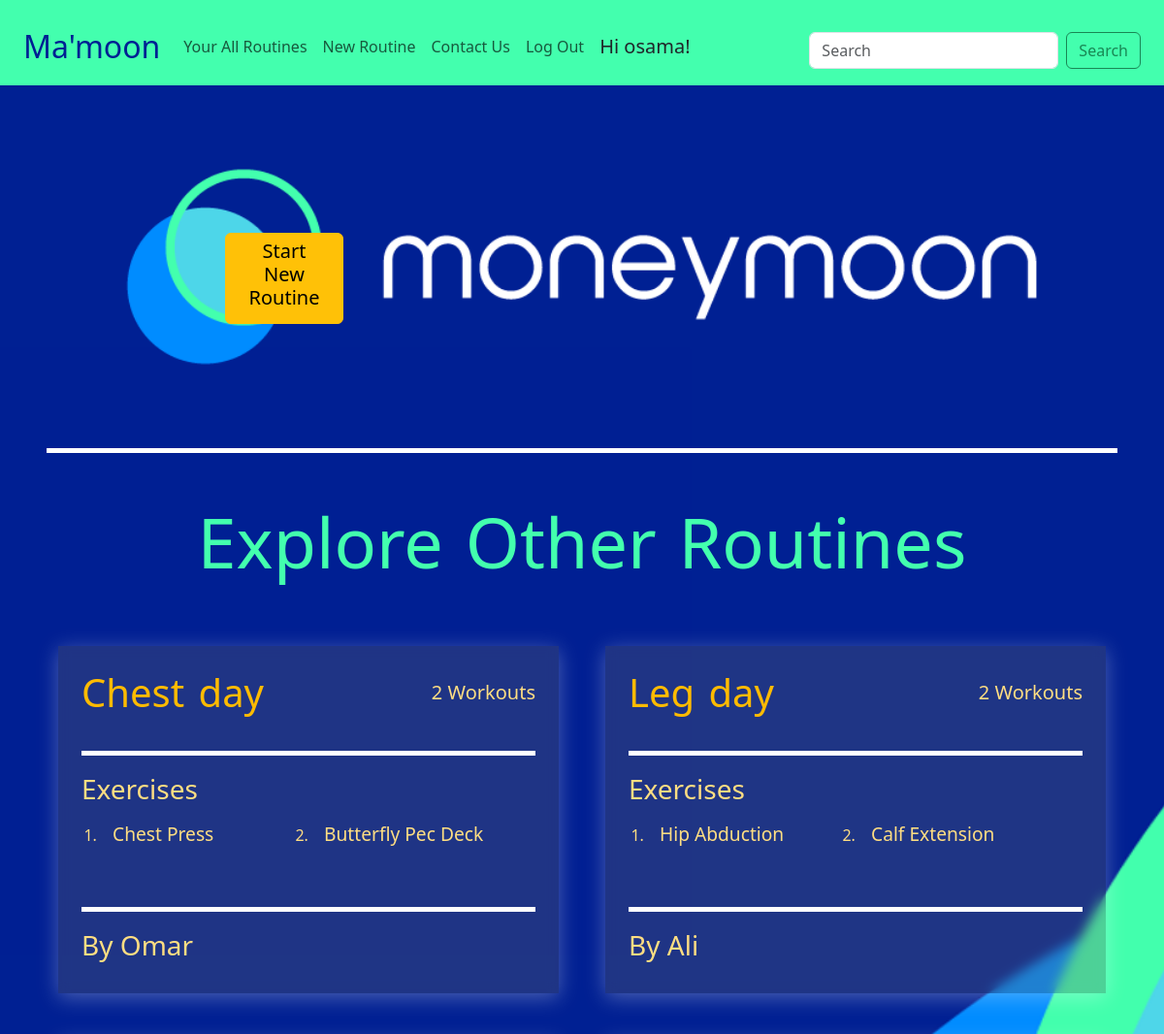
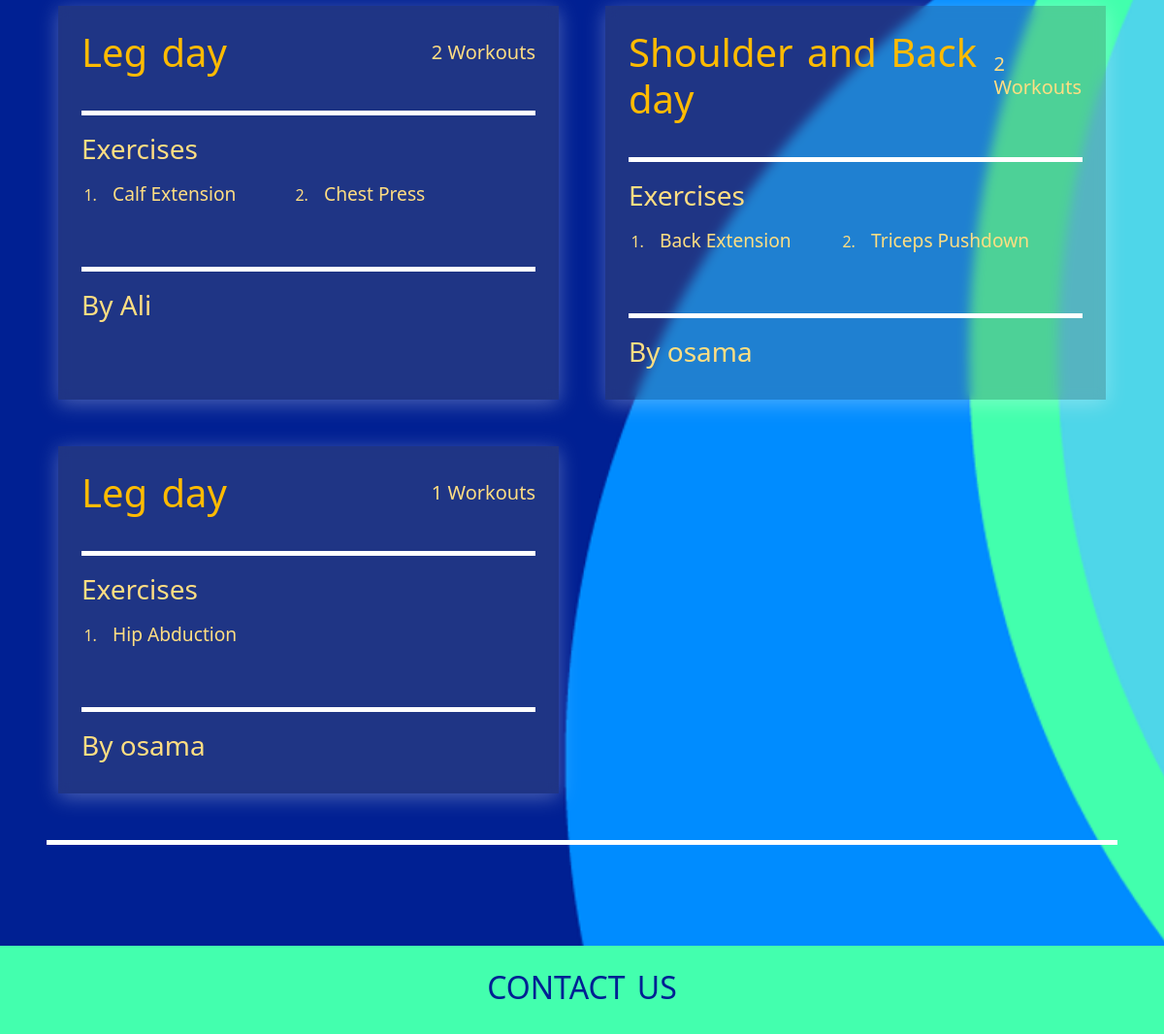
Page / (signed in) on the earlier database version (2 pictures, top to bottom).
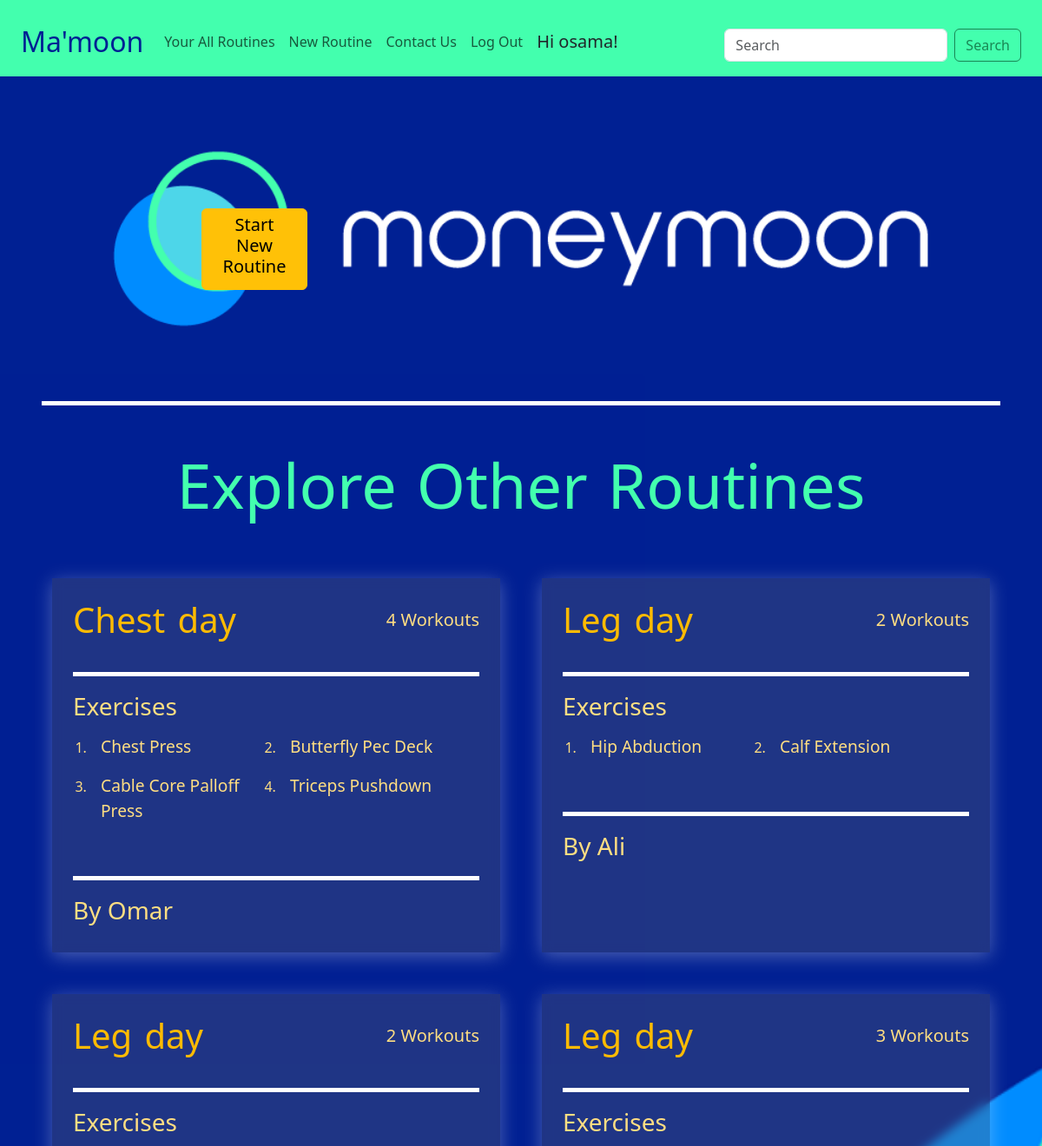
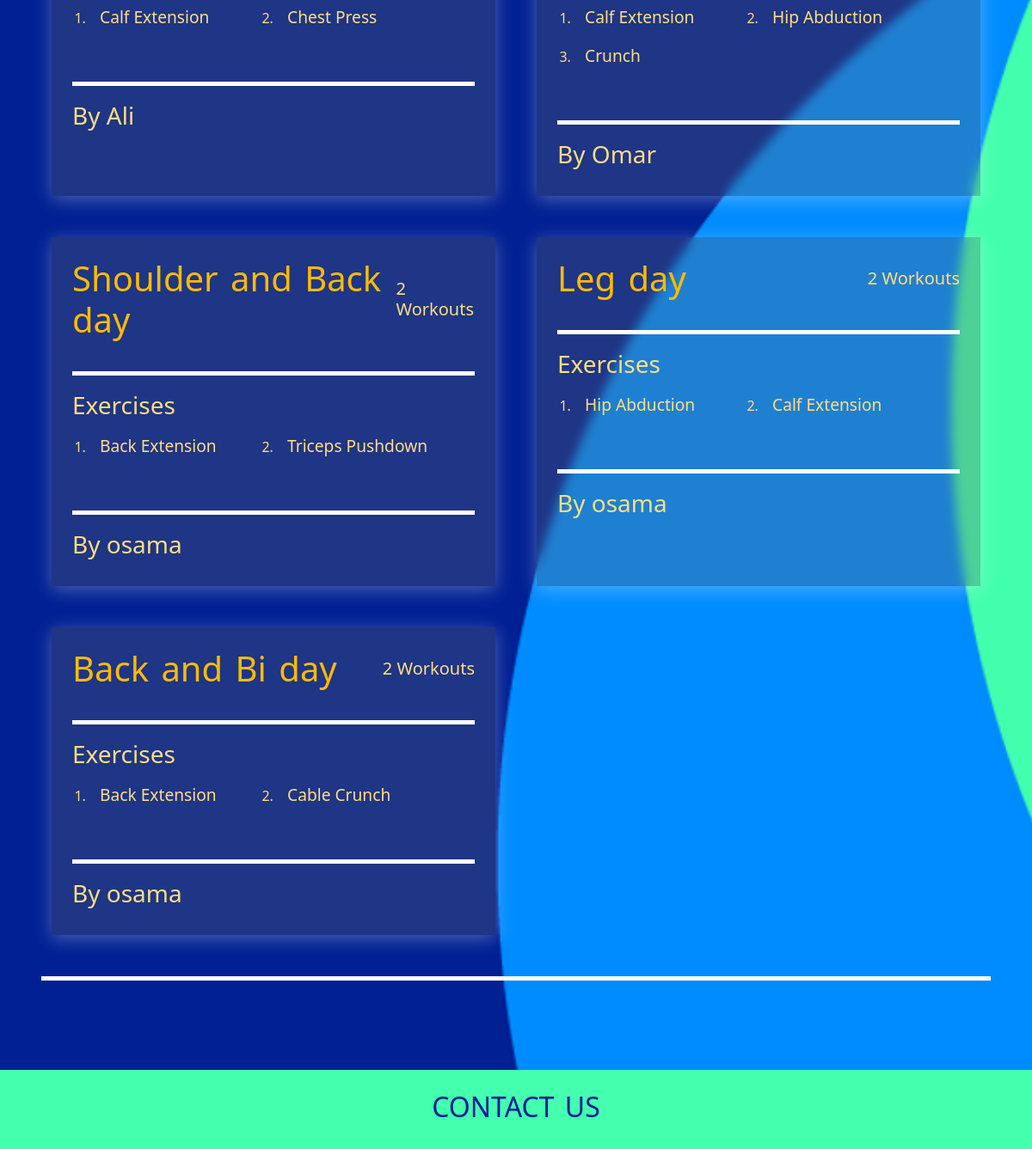
Same page on the later database version (2 pictures, top to bottom).
### routines/models.py (models this page shows, shortened)
class Routine(models.Model):
    name = models.CharField(max_length=256)
    user = models.ForeignKey(User, on_delete=models.CASCADE)
    is_public = models.BooleanField(default=True)

### workouts/models.py (models this page shows, shortened)
class Workout(models.Model):
    routine = models.ForeignKey(Routine, on_delete=models.CASCADE)
    exercise = models.ForeignKey(Exercise, on_delete=models.CASCADE)
    note = models.TextField(blank=True)
    restTime = models.PositiveIntegerField(blank=True)
    start_time = models.DateTimeField(default=timezone.now)
    created_at = models.DateTimeField(auto_now_add=True)

### exercises/models.py (models this page shows, shortened)
class Exercise(models.Model):
    class WorkoutCategory(models.TextChoices):
        HOME_WORKOUT = 'home', 'Home Workout'
        CLUB_WORKOUT = 'club', 'Club Workout'
        BOTH_WORKOUTS = 'both', 'Home and Club Workouts'
    class EquipmentCategory(models.TextChoices):
        NO_EQUIPMENT = 'none', 'No Machine'
        MACHINE = 'machine', 'Machine'
    class ExerciseCategory(models.TextChoices):
        STRENGTH = 'strength', 'Strength'
        CARDIO = 'cardio', 'Cardio'
        FLEXIBILITY = 'flexibility', 'Flexibility'
    name = models.CharField(max_length=256)
    description = models.TextField(blank=True)
    image = models.ImageField(upload_to="media/images/exercises/")
    video_link = models.URLField(blank=True)
    video = models.FileField(upload_to="media/videos/", blank=True)
    workout_category = models.CharField(
        max_length=30,
        choices=WorkoutCategory.choices
    )
    equipment_category = models.CharField(
        max_length=30,
        choices=EquipmentCategory.choices
    )
    exercise_category = models.CharField(
        max_length=30,
        choices=ExerciseCategory.choices
    )

### main/views.py (the view)
# urls.py: path('', views.home_view, name="home_view"),
def home_view(request:HttpRequest):
    routines = Routine.objects.filter(is_public=True)
    exercises = Exercise.objects.all()[0:4]
    return render(request, 'main/home.html', {'routines': routines, 'exercises': exercises, 'user': request.user})

### main/templates/main/home.html (shortened to what this page needs)
{% extends 'main/base.html' %}
{% block content %}
{% load static %}
{% if request.user == user %}
<div class="d-flex flex-column justify-content-center align-items-center">
    <div class="d-flex w-100 hero">
        <div class="row row-cols-1 row-cols-lg-2 g-5">
            <div class="col left-hero">
            </div>
            <div class="col right-hero">
                <div class="d-flex flex-column justify-content-center align-items-center">
                    {% if request.user.is_authenticated %}
                        <a href="{% url 'routines:new_routine_view' %}" class="btn btn-warning pe-4 ps-4 mt-3">
                            <h5>Start New Routine</h5>
                        </a>
{% endif %}
                </div>
            </div>
        </div>
    </div>
    {% if request.user.is_authenticated %}
        <div class="line mt-5 mb-5"></div>
        <div class="d-flex flex-column align-items-center">
            <h1>
                Explore Other Routines
            </h1>
        </div>
        {% include 'routines/explore_routines.html' %}
    {% endif %}
</div>
<div class="line mt-5 mb-5"></div>
{% endif %}
<div class="d-flex flex-column justify-content-center align-items-center">
</div>
{% endblock %}

### routines/templates/routines/explore_routines.html (shortened to what this page needs)
<div class="container">
    <div class="row mt-2 row-cols-1 row-cols-sm-1 row-cols-lg-2 g-5">
        {% if request.user.is_authenticated %}
                {% for routine in routines %}
                    <div class="col">
                        <div class="d-flex flex-column justify-content-start align-items-start h-100 p-4 gap-2 routine_card">
                            <div class="d-flex justify-content-between align-items-center w-100">
                                <a href="{% url 'routines:routine_detail_view' routine.id %}">
                                    <h2>{{routine.name}} </h2>
                                </a>
                                <h5>{{routine.workout_set.all.count}} Workouts</h5>
                            </div>
                            <div class="line"></div>
                            <h3 class="">Exercises</h3>
                            <ol class="row row-cols-1 row-cols-sm-2 row-cols-md-2 row-cols-lg-2  justify-content-between w-100">
                                {% for workout in routine.workout_set.all %}
                                    <li class="col-12">
                                        <p>{{workout.exercise.name}}</p>
                                    </li>
                                {% endfor %}
                            </ol>
                            <div class="line"></div>
                                <h3>By {{routine.user.first_name}}</h3>
                        </div>
                    </div>
                {% endfor %}
        {% endif %}
    </div>
  </div>

Differences in the rows shown:
computed for Routine "Chest day": workout_set.all.count "2" → "4"
added Workout: exercise.name "Cable Core Palloff Press", shown under Routine "Chest day"
added Workout: exercise.name "Triceps Pushdown", shown under Routine "Chest day"
now on this page (row edited): Routine: name "Leg day", workout_set.all.count "3", user.first_name "Omar"
now on this page (row unchanged): Workout: exercise.name "Calf Extension", shown under "Leg day"
now on this page (row edited): Workout: exercise.name "Hip Abduction", shown under "Leg day"
now on this page (row edited): Workout: exercise.name "Crunch", shown under "Leg day"
computed for Routine (number 6 of 7 on the later page): workout_set.all.count "1" → "2"
added Workout: exercise.name "Calf Extension", shown under Routine (number 6 of 7 on the later page)
added Routine: name "Back and Bi day", workout_set.all.count "2", user.first_name "osama"
added Workout: exercise.name "Back Extension", shown under "Back and Bi day"
added Workout: exercise.name "Cable Crunch", shown under "Back and Bi day"
